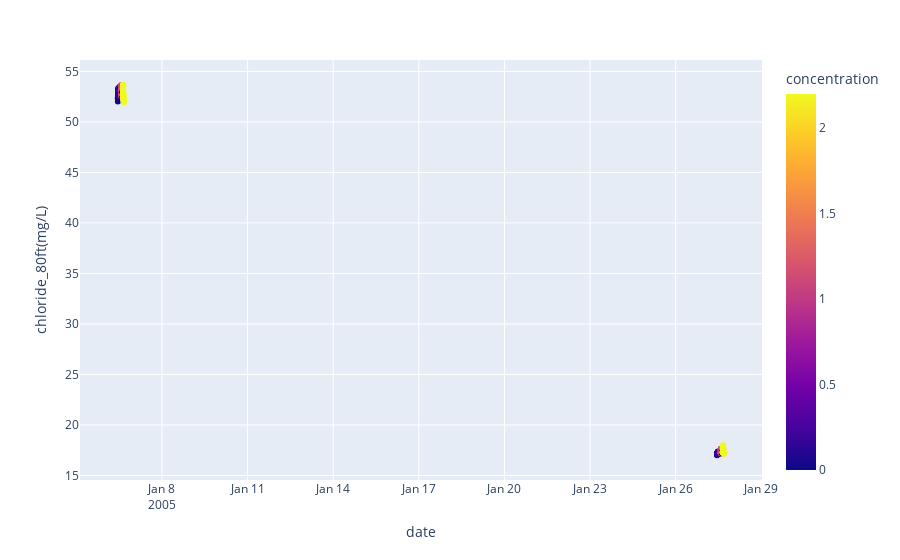
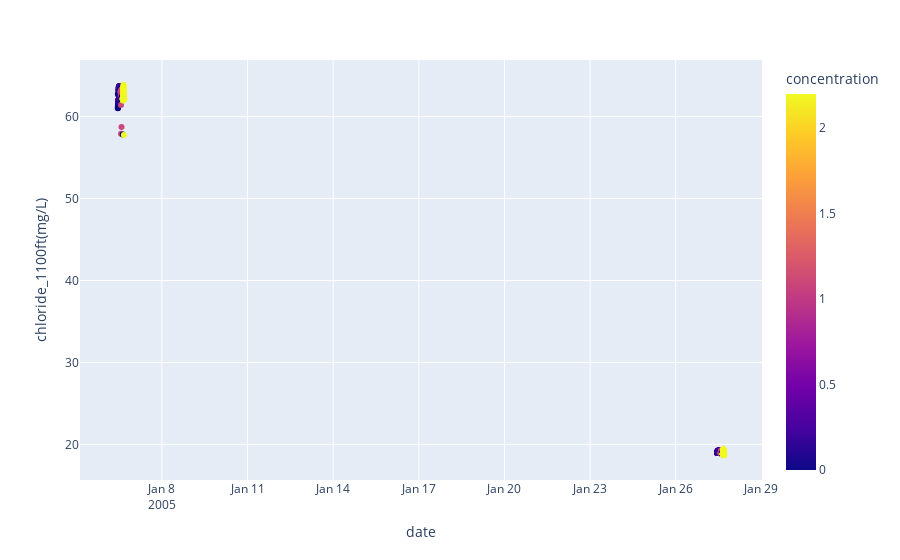
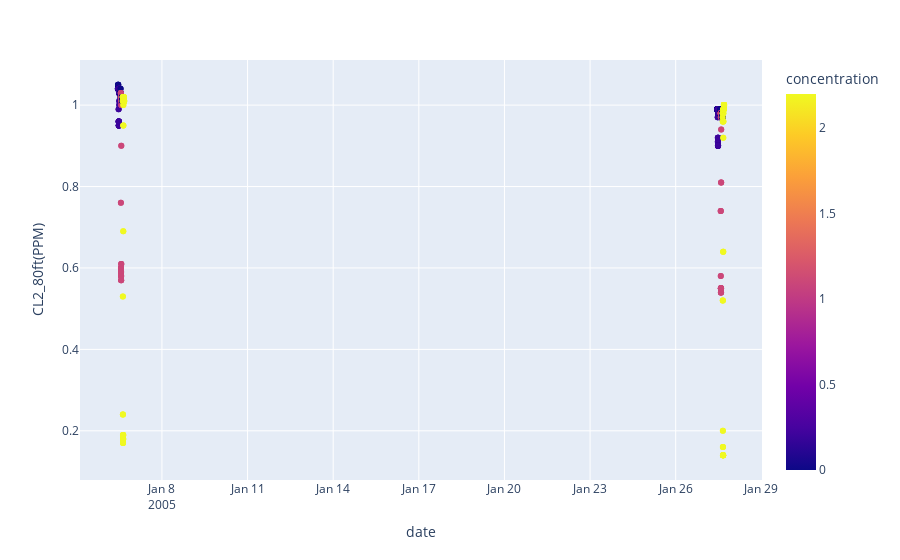
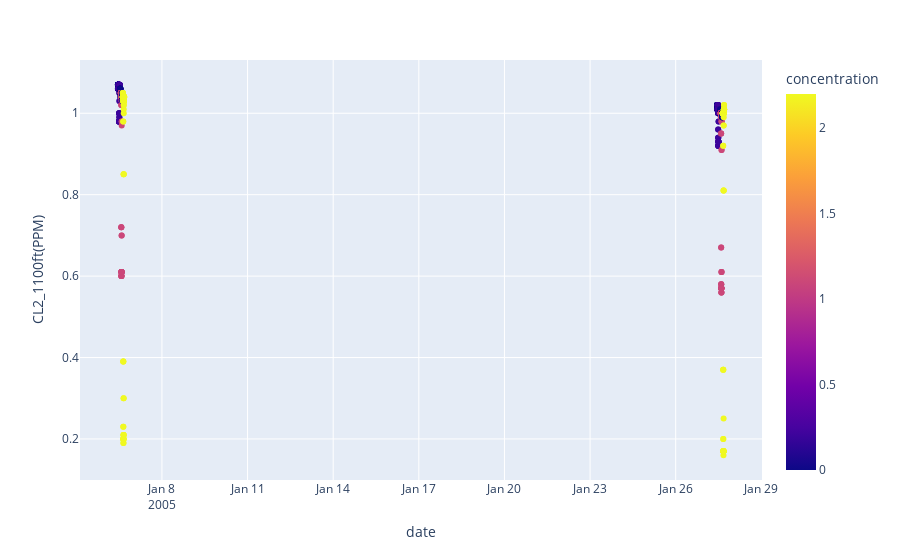

The notebook cell saved with these charts, in order:
### Markdown cell above
#### Plots to understand the distribution of sesnsors' outputs w.r.t variation in concentration

### Observations:

- Spike (increment/decrement) are directly proportional to the amount of concetration of contaminant in the sample.
- Sometimes the effect of previous spike on the sensor outputs is maintinaed in the next experiment, despite of the concentration being 0.
- In majoirty of the sesory outputs, it's been obseved that the spike is short lived, i.e despite adding contamination, the sensor's output remains the same for the majority of the experiment. Post the spike, the sensors' readings drop and come to the level of the baseline.

### Numerically representing an experiment
- Hence, the median of each experiment cannnot account for it's representation.
- We will have to take into account the time it took to reach the spike. Hence, will need a number which is out of the scope of the delay by sensors/reaction time.

### Code cell
for col in df.columns[5:]:
  fig = px.scatter(df, y = col, x = "date", color = "concentration")
  fig.show()

### Figure 1 — Plotly figure (JSON) as saved in the notebook; plotly's stock layout.template omitted (floating-point values rounded to 4 significant figures; data arrays with more than 128 entries replaced by an {"elided": "..."} marker saying what was removed)
{"data": [{"hovertemplate": "date=%{x}<br>chloride_80ft(mg/L)=%{y}<br>concentration=%{marker.color}<extra></extra>", "legendgroup": "", "marker": {"color": {"elided": "636 float values"}, "coloraxis": "coloraxis", "symbol": "circle"}, "mode": "markers", "name": "", "orientation": "v", "showlegend": false, "type": "scatter", "x": {"elided": "636 str values"}, "xaxis": "x", "y": {"elided": "636 float values"}, "yaxis": "y"}], "layout": {"coloraxis": {"colorbar": {"title": {"text": "concentration"}}, "colorscale": [[0, "#0d0887"], [0.1111, "#46039f"], [0.2222, "#7201a8"], [0.3333, "#9c179e"], [0.4444, "#bd3786"], [0.5556, "#d8576b"], [0.6667, "#ed7953"], [0.7778, "#fb9f3a"], [0.8889, "#fdca26"], [1, "#f0f921"]]}, "legend": {"tracegroupgap": 0}, "margin": {"t": 60}, "xaxis": {"anchor": "y", "domain": [0, 1], "title": {"text": "date"}}, "yaxis": {"anchor": "x", "domain": [0, 1], "title": {"text": "chloride_80ft(mg/L)"}}}}

### Figure 2 — Plotly figure (JSON) as saved in the notebook; plotly's stock layout.template omitted (floating-point values rounded to 4 significant figures; data arrays with more than 128 entries replaced by an {"elided": "..."} marker saying what was removed)
{"data": [{"hovertemplate": "date=%{x}<br>chloride_1100ft(mg/L)=%{y}<br>concentration=%{marker.color}<extra></extra>", "legendgroup": "", "marker": {"color": {"elided": "636 float values"}, "coloraxis": "coloraxis", "symbol": "circle"}, "mode": "markers", "name": "", "orientation": "v", "showlegend": false, "type": "scatter", "x": {"elided": "636 str values"}, "xaxis": "x", "y": {"elided": "636 float values"}, "yaxis": "y"}], "layout": {"coloraxis": {"colorbar": {"title": {"text": "concentration"}}, "colorscale": [[0, "#0d0887"], [0.1111, "#46039f"], [0.2222, "#7201a8"], [0.3333, "#9c179e"], [0.4444, "#bd3786"], [0.5556, "#d8576b"], [0.6667, "#ed7953"], [0.7778, "#fb9f3a"], [0.8889, "#fdca26"], [1, "#f0f921"]]}, "legend": {"tracegroupgap": 0}, "margin": {"t": 60}, "xaxis": {"anchor": "y", "domain": [0, 1], "title": {"text": "date"}}, "yaxis": {"anchor": "x", "domain": [0, 1], "title": {"text": "chloride_1100ft(mg/L)"}}}}

### Figure 3 — Plotly figure (JSON) as saved in the notebook; plotly's stock layout.template omitted (floating-point values rounded to 4 significant figures; data arrays with more than 128 entries replaced by an {"elided": "..."} marker saying what was removed)
{"data": [{"hovertemplate": "date=%{x}<br>CL2_80ft(PPM)=%{y}<br>concentration=%{marker.color}<extra></extra>", "legendgroup": "", "marker": {"color": {"elided": "636 float values"}, "coloraxis": "coloraxis", "symbol": "circle"}, "mode": "markers", "name": "", "orientation": "v", "showlegend": false, "type": "scatter", "x": {"elided": "636 str values"}, "xaxis": "x", "y": {"elided": "636 float values"}, "yaxis": "y"}], "layout": {"coloraxis": {"colorbar": {"title": {"text": "concentration"}}, "colorscale": [[0, "#0d0887"], [0.1111, "#46039f"], [0.2222, "#7201a8"], [0.3333, "#9c179e"], [0.4444, "#bd3786"], [0.5556, "#d8576b"], [0.6667, "#ed7953"], [0.7778, "#fb9f3a"], [0.8889, "#fdca26"], [1, "#f0f921"]]}, "legend": {"tracegroupgap": 0}, "margin": {"t": 60}, "xaxis": {"anchor": "y", "domain": [0, 1], "title": {"text": "date"}}, "yaxis": {"anchor": "x", "domain": [0, 1], "title": {"text": "CL2_80ft(PPM)"}}}}

### Figure 4 — Plotly figure (JSON) as saved in the notebook; plotly's stock layout.template omitted (floating-point values rounded to 4 significant figures; data arrays with more than 128 entries replaced by an {"elided": "..."} marker saying what was removed)
{"data": [{"hovertemplate": "date=%{x}<br>CL2_1100ft(PPM)=%{y}<br>concentration=%{marker.color}<extra></extra>", "legendgroup": "", "marker": {"color": {"elided": "636 float values"}, "coloraxis": "coloraxis", "symbol": "circle"}, "mode": "markers", "name": "", "orientation": "v", "showlegend": false, "type": "scatter", "x": {"elided": "636 str values"}, "xaxis": "x", "y": {"elided": "636 float values"}, "yaxis": "y"}], "layout": {"coloraxis": {"colorbar": {"title": {"text": "concentration"}}, "colorscale": [[0, "#0d0887"], [0.1111, "#46039f"], [0.2222, "#7201a8"], [0.3333, "#9c179e"], [0.4444, "#bd3786"], [0.5556, "#d8576b"], [0.6667, "#ed7953"], [0.7778, "#fb9f3a"], [0.8889, "#fdca26"], [1, "#f0f921"]]}, "legend": {"tracegroupgap": 0}, "margin": {"t": 60}, "xaxis": {"anchor": "y", "domain": [0, 1], "title": {"text": "date"}}, "yaxis": {"anchor": "x", "domain": [0, 1], "title": {"text": "CL2_1100ft(PPM)"}}}}
